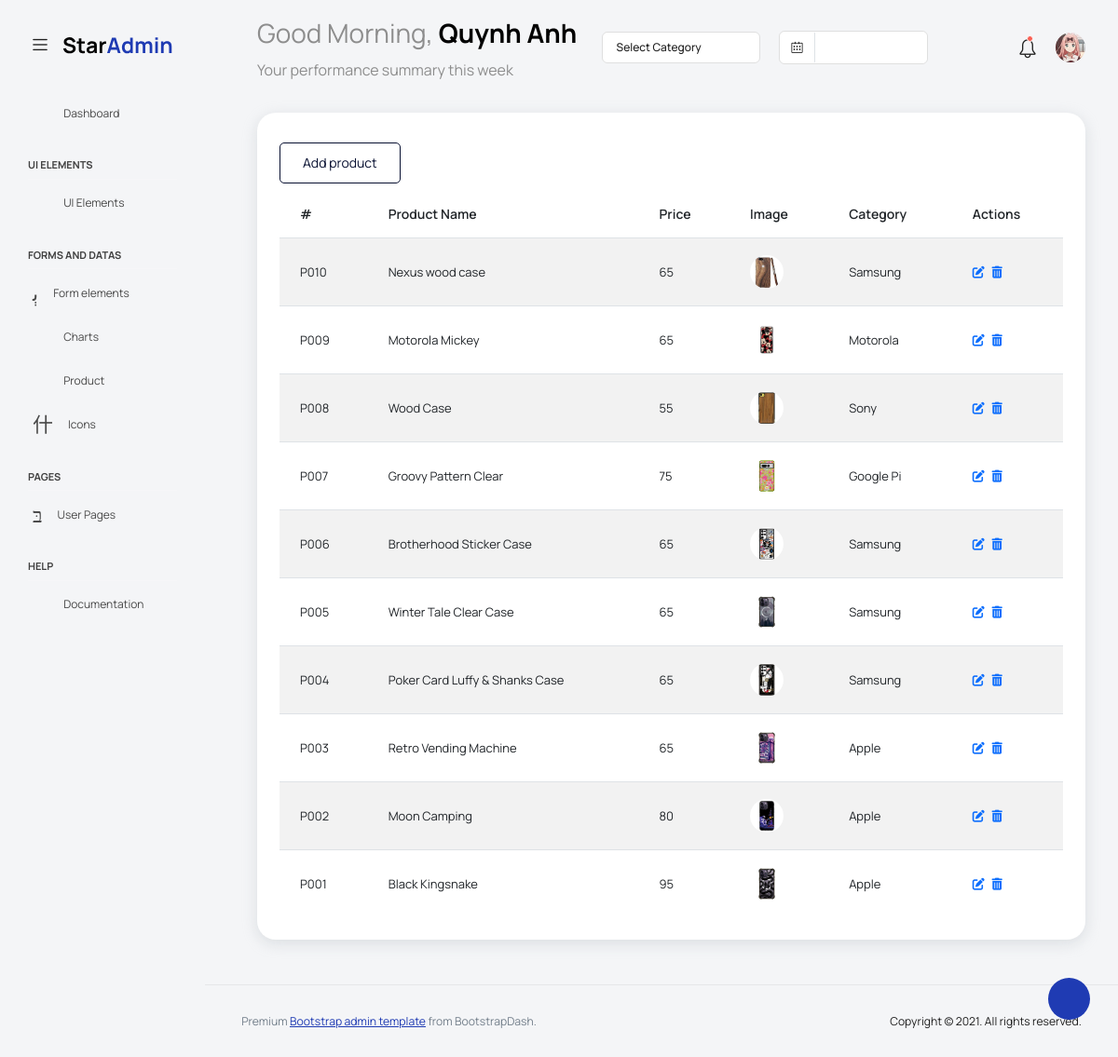
The page /admin/pages/tables/product.php (signed in) on the database its author committed.
### tables this page shows
create table product(
productID varchar(10) not null primary key,
productName varchar(50) not null,
productPrice int not null default(1),
productImage varchar(20) null,
productDetails varchar(500) null,
categoryID int not null,
constraint fk_catid foreign key (categoryID) references category(categoryID)
);

create table category(
categoryID int auto_increment primary key,
categoryName varchar(30) not null unique
);

### admin/pages/tables/product.php (the view, shortened to what this page needs)
<?php
    require_once("../../../connection/connectdb.php");
?>
<?php
    try {
		$sql = "select p.*, c.categoryName
        from product p
        join category c
        on p.categoryID = c.categoryID
        order by p.productID desc;";
		$stmt = $conn->prepare($sql);
		$stmt->execute();
	} catch(PDOException $ex) {
		echo "Error: " . $ex->getMessage();
	}
?>
<!DOCTYPE html>
<html lang="en">
<head>
  <link rel="stylesheet" href="../../vendors/feather/feather.css">
  <link rel="stylesheet" href="../../vendors/mdi/css/materialdesignicons.min.css">
  <link rel="stylesheet" href="../../vendors/ti-icons/css/themify-icons.css">
  <link rel="stylesheet" href="../../vendors/typicons/typicons.css">
  <link rel="stylesheet" href="../../vendors/simple-line-icons/css/simple-line-icons.css">
  <link rel="stylesheet" href="../../vendors/css/vendor.bundle.base.css">
  <link rel="stylesheet" href="../../css/vertical-layout-light/style.css">
  <link rel="stylesheet" href="https://cdnjs.cloudflare.com/ajax/libs/font-awesome/6.2.1/css/all.min.css">
</head>
<body>
  <div class="container-scroller">
    <nav class="navbar default-layout col-lg-12 col-12 p-0 fixed-top d-flex align-items-top flex-row">
      <div class="text-center navbar-brand-wrapper d-flex align-items-center justify-content-start">
        <div class="me-3">
          <button class="navbar-toggler navbar-toggler align-self-center" type="button" data-bs-toggle="minimize">
            <span class="icon-menu"></span>
          </button>
        </div>
        <div>
          <a class="navbar-brand brand-logo" href="../../index.php">
            <img src="../../images/logo.svg" alt="logo" />
          </a>
        </div>
      </div>
      <div class="navbar-menu-wrapper d-flex align-items-top">
        <ul class="navbar-nav">
          <li class="nav-item font-weight-semibold d-none d-lg-block ms-0">
            <h1 class="welcome-text">Good Morning, <span class="text-black fw-bold"><?= $_SESSION['adminFullname'] ?></span></h1>
            <h3 class="welcome-sub-text">Your performance summary this week </h3>
          </li>
        </ul>
        <ul class="navbar-nav ms-auto">
          <li class="nav-item dropdown d-none d-lg-block">
            <a class="nav-link dropdown-bordered dropdown-toggle dropdown-toggle-split" id="messageDropdown" href="#" data-bs-toggle="dropdown" aria-expanded="false"> Select Category </a>
          </li>
          <li class="nav-item d-none d-lg-block">
            <div id="datepicker-popup" class="input-group date datepicker navbar-date-picker">
              <span class="input-group-addon input-group-prepend border-right">
                <span class="icon-calendar input-group-text calendar-icon"></span>
              </span>
              <input type="text" class="form-control">
            </div>
          </li>
          <li class="nav-item">
            <form class="search-form" action="#">
              <i class="icon-search"></i>
              <input type="search" class="form-control" placeholder="Search Here" title="Search here">
            </form>
          </li>
          <li class="nav-item dropdown">
            <a class="nav-link count-indicator" id="notificationDropdown" href="#" data-bs-toggle="dropdown">
              <i class="icon-mail icon-lg"></i>
            </a>
          </li>
          <li class="nav-item dropdown">
            <a class="nav-link count-indicator" id="countDropdown" href="#" data-bs-toggle="dropdown" aria-expanded="false">
              <i class="icon-bell"></i>
              <span class="count"></span>
            </a>
          </li>
          <li class="nav-item dropdown d-none d-lg-block user-dropdown">
            <a class="nav-link" id="UserDropdown" href="#" data-bs-toggle="dropdown" aria-expanded="false">
              <img class="img-xs rounded-circle" src="../../../image/users/<?= $_SESSION['adminPhoto'] ?>" alt="Profile image"> </a>
          </li>
        </ul>
      </div>
    </nav>
    <div class="container-fluid page-body-wrapper">
      <div class="theme-setting-wrapper">
        <div id="settings-trigger"><i class="ti-settings"></i></div>
      </div>
      <nav class="sidebar sidebar-offcanvas" id="sidebar">
        <ul class="nav">
          <li class="nav-item">
            <a class="nav-link" href="../../index.php">
              <i class="mdi mdi-grid-large menu-icon"></i>
              <span class="menu-title">Dashboard</span>
            </a>
          </li>
          <li class="nav-item nav-category">UI Elements</li>
          <li class="nav-item">
            <a class="nav-link" data-bs-toggle="collapse" href="#ui-basic" aria-expanded="false" aria-controls="ui-basic">
              <i class="menu-icon mdi mdi-floor-plan"></i>
              <span class="menu-title">UI Elements</span>
              <i class="menu-arrow"></i>
            </a>
          </li>
          <li class="nav-item nav-category">Forms and Datas</li>
          <li class="nav-item">
            <a class="nav-link" data-bs-toggle="collapse" href="#form-elements" aria-expanded="false" aria-controls="form-elements">
              <i class="menu-icon mdi mdi-card-text-outline"></i>
              <span class="menu-title">Form elements</span>
              <i class="menu-arrow"></i>
            </a>
          </li>
          <li class="nav-item">
            <a class="nav-link" data-bs-toggle="collapse" href="#charts" aria-expanded="false" aria-controls="charts">
              <i class="menu-icon mdi mdi-chart-line"></i>
              <span class="menu-title">Charts</span>
              <i class="menu-arrow"></i>
            </a>
          </li>
          <li class="nav-item">
            <a class="nav-link" data-bs-toggle="collapse" href="#tables" aria-expanded="false" aria-controls="tables">
              <i class="menu-icon mdi mdi-table"></i>
              <span class="menu-title">Product</span>
              <i class="menu-arrow"></i>
            </a>
          </li>
          <li class="nav-item">
            <a class="nav-link" data-bs-toggle="collapse" href="#icons" aria-expanded="false" aria-controls="icons">
              <i class="menu-icon mdi mdi-layers-outline"></i>
              <span class="menu-title">Icons</span>
              <i class="menu-arrow"></i>
            </a>
          </li>
          <li class="nav-item nav-category">pages</li>
          <li class="nav-item">
            <a class="nav-link" data-bs-toggle="collapse" href="#auth" aria-expanded="false" aria-controls="auth">
              <i class="menu-icon mdi mdi-account-circle-outline"></i>
              <span class="menu-title">User Pages</span>
              <i class="menu-arrow"></i>
            </a>
          </li>
          <li class="nav-item nav-category">help</li>
          <li class="nav-item">
            <a class="nav-link" href="http://bootstrapdash.com/demo/star-admin2-free/docs/documentation.html">
              <i class="menu-icon mdi mdi-file-document"></i>
              <span class="menu-title">Documentation</span>
            </a>
          </li>
        </ul>
      </nav>
      <div class="main-panel">
        <div class="content-wrapper">
          <div class="row">
            <div class="col-lg-12 grid-margin stretch-card">
              <div class="card">
                <div class="card-body">
                  <div class="table-responsive">
                  <p><a href="../../product-add.php" class="btn btn-outline-primary">Add product</a></p>
                    <table class="table table-striped">
                    <thead>
                <tr>
                    <th>#</th>
                    <th>Product Name</th>
                    <th>Price</th>
                    <th>Image</th>
                    <th>Category</th>
                    <th>Actions</th>
                </tr>
            </thead>
            <tbody>
                <?php while ($row = $stmt->fetch()) { ?>
                <tr>
                    <td><?= $row['productID'] ?></td>
                    <td><?= $row['productName'] ?></td>
                    <td><?= $row['productPrice'] ?></td>
                    <td>
                        <a href="#" title="<?= $row['productDetails'] ?>">
                        <img src="../../../image/product/<?= $row['productImage']?>" alt="no img" height="140px" width="120px">
                        </a>
                    </td>
                    <td><?= $row['categoryName']?></td>
                    <td>
                        <a href="../../../product-edit.php?id=<?= $row['productID'] ?>" title="Edit this product"><i class="fa-solid fa-pen-to-square"></i></a> &nbsp;
                        <a href="../../../product-delete.php?id=<?= $row['productID'] ?>" title="Delete this product" onclick="return confirm('U sure?')"><i class="fa-solid fa-trash-can"></i></a>
                    </td>
                </tr>
                <?php } ?>
            </tbody>
                    </table>
                  </div>
                </div>
              </div>
            </div>
          </div>
        </div>
        <footer class="footer">
          <div class="d-sm-flex justify-content-center justify-content-sm-between">
            <span class="text-muted text-center text-sm-left d-block d-sm-inline-block">Premium <a href="https://www.bootstrapdash.com/" target="_blank">Bootstrap admin template</a> from BootstrapDash.</span>
            <span class="float-none float-sm-right d-block mt-1 mt-sm-0 text-center">Copyright © 2021. All rights reserved.</span>
          </div>
        </footer>
      </div>
    </div>
  </div>
</body>
</html>

### rows shown on the page
product: productID "P010", productName "Nexus wood case", productPrice "65", productImage (picture), categoryID.categoryName "Samsung"
product: productID "P009", productName "Motorola Mickey", productPrice "65", productImage (picture), categoryID.categoryName "Motorola"
product: productID "P008", productName "Wood Case", productPrice "55", productImage (picture), categoryID.categoryName "Sony"
product: productID "P007", productName "Groovy Pattern Clear", productPrice "75", productImage (picture), categoryID.categoryName "Google Pi"
product: productID "P006", productName "Brotherhood Sticker Case", productPrice "65", productImage (picture), categoryID.categoryName "Samsung"
product: productID "P005", productName "Winter Tale Clear Case", productPrice "65", productImage (picture), categoryID.categoryName "Samsung"
product: productID "P004", productName "Poker Card Luffy & Shanks Case", productPrice "65", productImage (picture), categoryID.categoryName "Samsung"
product: productID "P003", productName "Retro Vending Machine", productPrice "65", productImage (picture), categoryID.categoryName "Apple"
product: productID "P002", productName "Moon Camping", productPrice "80", productImage (picture), categoryID.categoryName "Apple"
product: productID "P001", productName "Black Kingsnake", productPrice "95", productImage (picture), categoryID.categoryName "Apple"

### other values the page prints
$_SESSION['adminFullname'] "Quynh Anh"
